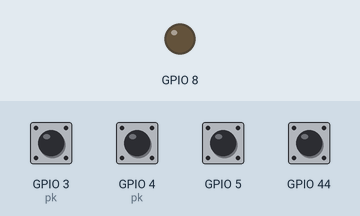
Bench run of a sketch on a simulated ESP32. Parts: output pins drawn as LEDs (lit = HIGH). Inputs (shaded band) come from the test bench; at power-on: GPIO 3 (pk), GPIO 4 (pk), GPIO 5, GPIO 44 HIGH. USB keyboard and mouse output is not drawn.

Above: at 1.2 s.
1.3 s: GPIO 3 (pk) pulled LOW for 0.15 s
At 1.38 s:
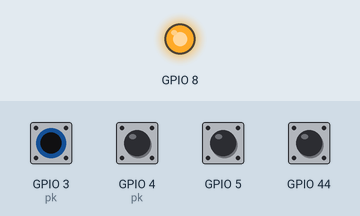
Timing chart, 0 to 4.3 s (numbered marks = the images above; inputs shaded):
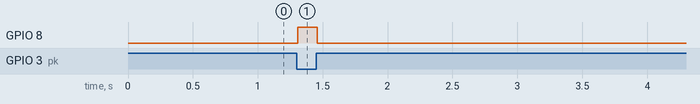

Measured:
- after the input at 1.3 s, GPIO 8: LOW → HIGH at once, → LOW 0.15 s later

The sketch:

main.ino
```cpp
#include <BleKeyboard.h>

BleKeyboard bleKeyboard("Steering Wheel", "Remedie Motorsports", 100);

struct PK {
  uint8_t pin; // Pin
  uint8_t key; // Key to send, see https://www.arduino.cc/reference/en/language/functions/usb/keyboard/keyboardmodifiers/
} pk[] = {
  { D2, 'Y' },
  { D3, 'N' },
  { D4, KEY_LEFT_ARROW },
  { D7, KEY_RIGHT_ARROW },
};

int pkSize = sizeof pk / sizeof pk[0];
uint8_t s = (1<<pkSize)-1;

void setup() {
  pinMode(D9, OUTPUT);
  digitalWrite(D9, LOW);

  for (int j = 0; j < pkSize; j++) {
    pinMode(pk[j].pin, INPUT_PULLUP);
  }

  bleKeyboard.begin();
}

void loop() {
  delay(10);

  for (int i = 0; i < pkSize; i++) {
    PK k = pk[i];
    int p = (s & (1 << i)) > 0;
    int p2 = digitalRead(k.pin);

    if (p != p2) {
      s ^= (1 << i);

      if (!p2) {
        if(bleKeyboard.isConnected()) {
          bleKeyboard.write(k.key);
        }
      }
    }
  }

  digitalWrite(D9, s != (1<<pkSize)-1);
}
```
